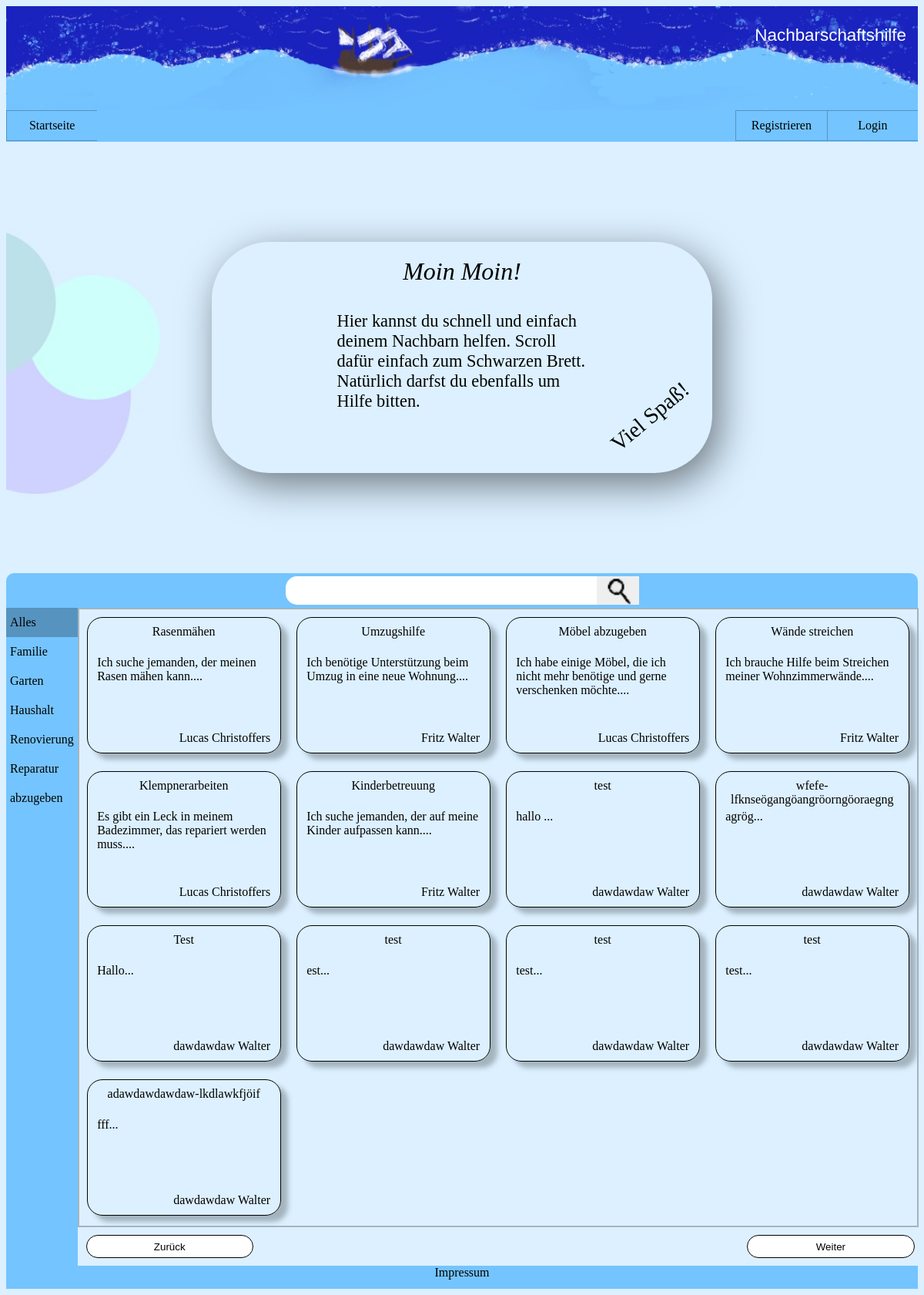
Before: / with the older database file.
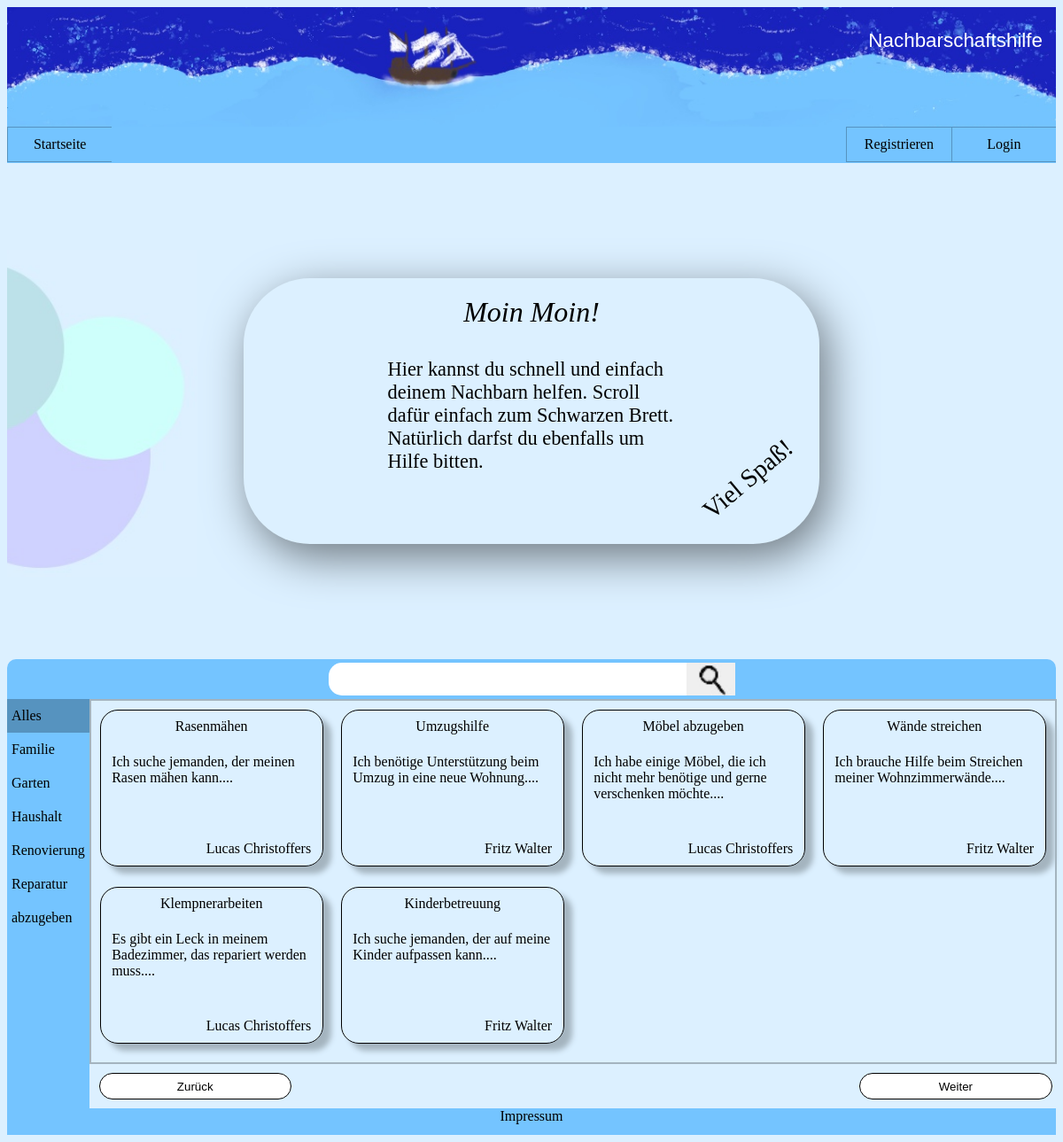
After: the same page with the newer database file.
### tables this page shows
CREATE TABLE Kategorie (
            ID INTEGER PRIMARY KEY,
            Name TEXT(20)
        );

CREATE TABLE Hilfsgesuch (
            ID INTEGER PRIMARY KEY AUTOINCREMENT,
            Titel TEXT(40),
            Beschreibung TEXT(1200),
            Kategorie INTEGER,
            Ersteller INTEGER,
            FOREIGN KEY(Kategorie) REFERENCES Kategorie(ID),
            FOREIGN KEY(Ersteller) REFERENCES Nutzer(ID)
        );

CREATE TABLE Nutzer (
            ID INTEGER PRIMARY KEY AUTOINCREMENT,
            EMail TEXT(40),
            Vorname TEXT(20),
            Nachname TEXT(20),
            Addresse TEXT(40),
            bild TEXT(40),
            PLZ INTEGER,
            telnr INTEGER,
            passwort TEXT(255),
            FOREIGN KEY(PLZ) REFERENCES Stadt(PLZ)
        );

### Klassen/Kontroller/Kontroller_Index.php (called while the page is built, shortened)
<?php
class Kontroller_Index{
    private $model_Gesuche;
    private $model_Kategorien;
    private $view;
    public function __construct($pfad){
        $this->model_Gesuche = new Model_Hilfsgesuche("Datenbank/");
        $this->model_Kategorien = new Model_Kategorien("Datenbank/");
        $this->view = new View_Index();
    }
    public function display_Hilfsangebote(){
        if($this->model_Gesuche->hilfsgesuche($_GET['kategorie'], $_GET['sucheingabe'])){
            $this->view = new View_Index();
            $erg = $this->model_Gesuche->get_ergebnisse();
            foreach($erg as $row){
                $this->view->set_Hilfsgesuche($row['ID'], $row['nutzerID'], $row['Titel'], $row['Vorname'], $row['Nachname'], $row['Beschreibung']);
            }
            return $this->view->lade_Template("tp_Angebot_Box");
        }else{
        }
    }
    public function display_Index_Kategorien(){
        if($this->model_Kategorien->get_Kategorien()){
            $erg = $this->model_Kategorien->get_erg();
            $such_eingabe = "";
            foreach($erg as $rslt){
                $active = "";
                if ($_GET['kategorie'] == $rslt['ID']) {
                    $active = "active";
                }
                $this->view->set_Kategorie_Index($rslt['ID'], $rslt['Name'], $active, $such_eingabe);
            }
        }
       return $this->view->lade_Template("tp_Kategorien_Index");
    }
}
?>

### Klassen/Model/Model_Kategorien.php (called while the page is built)
<?php
class Model_Kategorien{
    private $db;
    private $erg;
    public function __construct($pfad){
        include $pfad."db_Verbindung.php";
        $this->db = $verbindung;
    }
    public function get_Kategorien(){
        try{
            $query = $this->db->prepare("SELECT * FROM Kategorie ORDER BY Name ASC");
            $query->execute();
            $this->erg =  $query->fetchAll();
            return true;
        }catch(Exception $e){
            return false;
        }
    }
    public function get_erg(){
        return $this->erg;
    }
}

### Klassen/View/View_Index.php (called while the page is built, shortened)
<?php
class View_Index{
    public function lade_Template($tpl){
        include "Klassen/Templates/".$tpl.".php";
        $ausgabe = ob_get_contents();
        return $ausgabe;
    }
    public function set_Hilfsgesuche($id_Hilfsgesuch ,$id_Ersteller ,$ueberschrift, $vorname, $nachname, $beschreibung ){
        $neu = array();
        $neu[] = htmlentities($id_Hilfsgesuch);
        $neu[] = htmlentities($id_Ersteller);
        $neu[] = htmlentities($ueberschrift);
        $neu[] = htmlentities($vorname);
        $neu[] = htmlentities($nachname);
        $neu[] = htmlentities($beschreibung);
    }
    public function set_Kategorie_Index($wert1, $wert2, $active, $such_eingabe){
        $neu = array();
        $neu[] = htmlentities($wert1);
        $neu[] = htmlentities($wert2);
        $neu[] = htmlentities($active);
        $neu[] = htmlentities($such_eingabe);
	}
}

### Klassen/Model/Model_Hilfsgesuche.php (called while the page is built, shortened)
<?php
class Model_Hilfsgesuche{
    private $db;
    private $erg;
    public function __construct($pfad){
        include $pfad."db_Verbindung.php";
        $this->db = $verbindung;
    }
    public function get_ergebnisse(){
        return $this->erg;
    }
    public function hilfsgesuche($kategorie, $sucheingabe){
        try{
            $query = "SELECT Hilfsgesuch.ID as ID, Titel, SUBSTRING(Hilfsgesuch.Beschreibung, 1, 100) AS Beschreibung, Kategorie ,Nutzer.ID as nutzerID, Vorname, Nachname
            FROM Hilfsgesuch LEFT JOIN Nutzer on Hilfsgesuch.Ersteller = Nutzer.ID";
            $query_Zusatz_1 = "";
            $query_Zusatz_2 = "";
            $query = $this->db->prepare($query);
            $query->execute();
            $this->erg = $query->fetchAll();
            return true;
        }catch(Exception $e){
            return false;
        }
    }
}

### Klassen/Templates/tp_Angebot_Box.php (the view)
<?php foreach ($this->kategorien as $anzeige): ?>
    <div>
        <p class="ueberschrift">
            <?php echo $anzeige[2] ?>
        </p>
        <a class="beschreibung" href="Pins/angebot_eins.php?id=<?php echo urlencode($anzeige[0])?>">
            <?php echo $anzeige[5] ?>...
        </a>
        <a class="autor" href="Konto/konto_uebersicht.php?id=<?php echo urlencode($anzeige[1])?>">
            <?php echo $anzeige[3].' '.$anzeige[4]  ?>
        </a>
    </div>
<?php endforeach;?>

### index.php (shortened to what this page needs)
<?php
include "Klassen/Kontroller/Kontroller_Index.php";
include "Klassen/Model/Model_Kategorien.php";
include "Klassen/Model/Model_Hilfsgesuche.php";
include "Klassen/View/View_Index.php";
$Kontroller = new Kontroller_Index("");
?>
<!DOCTYPE html>
<html lang="de">
<head>
  <link rel="stylesheet" type="text/css" href="CSS/style.css">
  <link rel="stylesheet" type="text/css" href="CSS/index.css">
</head>
<body>
  <?php
  $start = "";
  $konto = "Konto/";
  include "Ressourcen/header.php";
  ?>
  <div class="Bereich_Neueste_Nachricht">
    <div class="Container_Neueste_Nachricht">
      <div class="willkommen">Moin Moin!</div>
      <div class="info">
        Hier kannst du schnell und einfach deinem Nachbarn helfen.
        Scroll dafür einfach zum Schwarzen Brett.
        Natürlich darfst du ebenfalls um Hilfe bitten.
      </div>
      <div class="nachricht">
        <div>Viel Spaß!</div>
      </div>
    </div>
  </div>
  <div class="needAName">
    <div class="suche">
      <form name="test" action="index.php" method="GET">
        <div class="suche_layout">
          <input id="sucheingabe" name="sucheingabe" type="text" class="suchEingabe" placeholder="<?php echo $_GET['sucheingabe'] ?>" onkeyup="dynamische_Suche(this.value)">
          <button type="submit" value="suche" id="suche"></button>
        </div>
      </form>
    </div>
  </div>
  <div class="Container_Schwarzes_Brett">
    <div class="erweitertes_Such_Navi">
      <ul id="Uebersicht_Kategorien">
        <?php
        echo $Kontroller->display_Index_Kategorien();
        ?>
      </ul>
    </div>
    <div class="Container_kleineAngebote_und_Buttons">
      <div id="Container_Pins" class="Container_kleine_Angebote">
        <?php
          echo $Kontroller->display_Hilfsangebote();
        ?>
      </div>
      <div class="Container_Buttons">
        <button id="zurueck" name="zurueck" class="buttonLinks">Zurück</button>
        <button id="weiter" name="weiter" class="buttonRechts">Weiter</button>
      </div>
    </div>
  </div>
  <?php
  include "Ressourcen/footer.php";
  ?>
</body>
</html>

### Ressourcen/header.php (shortened to what this page needs)
<header>
      <div id="header">
            <div class="seitenname">Nachbarschaftshilfe</div>
      </div>
</header>
<nav>
      <div class="navi desktop">
            <ul>
                  <li class="start_position"><a href="<?php echo $start . 'index.php' ?>">Startseite</a></li>
                  <?php
                  if ($_SESSION['UID'] == "") {
                        echo '
                        <li class="registrieren_position"><a href="' . $konto . 'konto_erstellen.php"> Registrieren</a></li>
                        <li class="loginAbmelden_position"><a href="' . $konto . 'login_formular.php"> Login </a>
                        </li>';
                  }
                  ?>
            </ul>
      </div>
</nav>

### Klassen/Templates/tp_Kategorien_Index.php (shortened to what this page needs)
<?php foreach ($this->kategorien as $reihe): ?>
        <li>
            <a id="<?php echo $reihe[0] ?>" class="hidden <?php echo $reihe[2] ?>" onclick="fun_test(<?php echo $reihe[0] ?>)">
                    <?php echo $reihe[1] ?>
            </a>
        </li>
<?php endforeach; ?>

### Ressourcen/footer.php
<footer>
    <div class="footer">
        <a href="impressum.php"> Impressum </a>
    </div>
</footer>

### CSS/style.css (style rules this page uses)
body { background-color: #dcf0ff; }
#header { height: 135px; width: 100%; background-image: url("../Bilder/hintergrund/Header/HeaderKlein.jpg"); background-repeat: no-repeat; background-size: cover; background-position: 10% 0%; background-color: darkblue; }
#header .seitenname { height: 100%; width: max-content; padding-top: 25px; margin-right: 15px; margin-left: auto; color: White; font-family:'Lucida Sans', 'Lucida Sans Regular', 'Lucida Grande', 'Lucida Sans Unicode', Geneva, Verdana, sans-serif; font-size:1.4em; }
.footer { text-align: center; background-color: #74c4ff; height: 30px }
.footer a { text-decoration: none; color: black; }
nav { position: sticky; top: 0; background-color: #74c4ff; }
nav .navi { height: 41px; }
nav ul { display: grid; grid-template-rows: 40px; grid-template-columns: 10% 10% 16% 10% 4% 10% 10% 10% 10%; grid-template-areas: "Startseite Uebersicht Erstellen EigenesKonto Nichts Nichts Nichts Nichts Registrieren LoginAbmelden"; width: 100%; list-style-type: none; margin: 0; padding: 0; }
.start_position { grid-area: Startseite; }
.registrieren_position { grid-area: Registrieren; }
.loginAbmelden_position { grid-area: LoginAbmelden; }
nav a { text-decoration: none; color: black; display: block; padding: 10px 5px; text-align: center; border: 1px solid #5693BF; border-right: 0px; }
@media (min-width: 601px) { nav ul { grid-template-columns: 15% 15% 22% 15% 3% 15% 15%; grid-template-areas: "Startseite Uebersicht Erstellen EigenesKonto Nichts Registrieren LoginAbmelden"; } }
@media (min-width:800px) { nav ul { grid-template-columns: 10% 10% 16% 10% 4% 10% 10% 10% 10%; grid-template-areas: "Startseite Uebersicht Erstellen EigenesKonto Nichts Nichts Nichts Nichts Registrieren LoginAbmelden"; } }
@media (min-width:800px) { #header { background-image: url("../Bilder/hintergrund/Header/Header.jpg"); } }

Changed rows visible on the page:
removed hilfsgesuch: Titel "test", anzeige "hallo", Ersteller.Vorname "dawdawdaw", Ersteller.Nachname "Walter"
removed hilfsgesuch: anzeige "wfefe-lfknseögangöangröorngöoraegng", anzeige "agrög", Ersteller.Vorname "dawdawdaw", Ersteller.Nachname "Walter"
removed hilfsgesuch: Titel "Test", anzeige "Hallo", Ersteller.Vorname "dawdawdaw", Ersteller.Nachname "Walter"
removed hilfsgesuch: Titel "test", anzeige "est", Ersteller.Vorname "dawdawdaw", Ersteller.Nachname "Walter"
removed hilfsgesuch: anzeige "test", Ersteller.Vorname "dawdawdaw", Ersteller.Nachname "Walter"
removed hilfsgesuch: anzeige "test", Ersteller.Vorname "dawdawdaw", Ersteller.Nachname "Walter"
removed hilfsgesuch: anzeige "adawdawdawdaw-lkdlawkfjöif", anzeige "fff", Ersteller.Vorname "dawdawdaw", Ersteller.Nachname "Walter"
